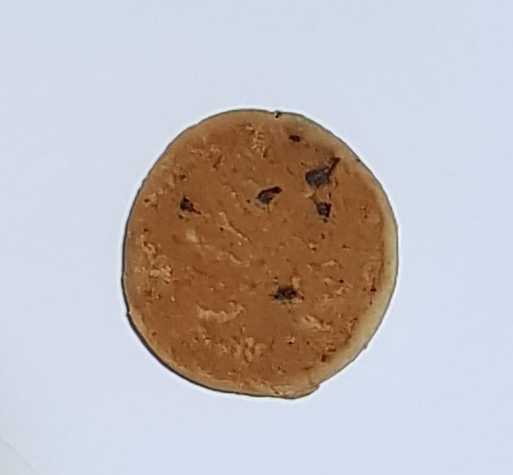
#> input picture Image Dataset/Blobs/Pre-processing/Cropped/Defect/Cropped - 10680043_186713 - Biscuit 6.png, 513 x 475 px; its folder holds only this picture in this run
$ python 'Images to Numpy.py'
#> lines starting #> are read from the running program, lines starting #| are printed output that depends on the picture
import numpy as np
import os
import cv2
from tqdm import tqdm
import random
import glob
import shutil
import image_edit
import time

fdirs = ['F:/### Sanabil Dissertation/Image Dataset/Blobs/Learning/Train',
         'F:/### Sanabil Dissertation/Image Dataset/Crack/Learning/Train',
         'F:/### Sanabil Dissertation/Image Dataset/Burns/Learning/Train']

NumpyData = 'F:/### Sanabil Dissertation/Disso_Scripts/Main_Code/NumpyData'

LABELS = ["Defect", "Non-Defect"]

input_files = glob.glob(str(NumpyData + '/*'))

for input_file in input_files:
    os.remove(input_file)

for fdir in fdirs:
    IMG_SIZE = 100
    Node_Inputs = []
    X = []
    y = []

    for category in LABELS:
        folder = os.path.join(fdir, category)
        all_images = glob.glob(str(f'{folder}' + "/*.png"))

        BinaryClass = LABELS.index(category)

        for img in tqdm(all_images):
            image = cv2.imread(img, cv2.IMREAD_GRAYSCALE)
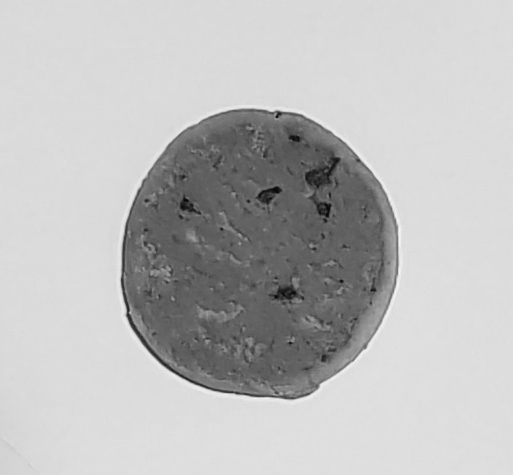
#> image: shape (475, 513); min 8, max 249, mean 188.2
            resized_image = cv2.resize(image, (IMG_SIZE, IMG_SIZE))
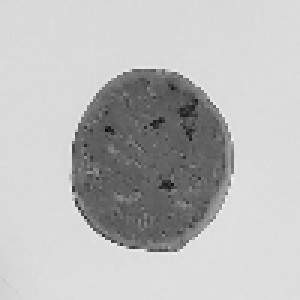
#> resized_image: shape (100, 100) (shown 3 times larger); min 14, max 239, mean 188.2
            Node_Inputs.append([resized_image, BinaryClass])

    random.shuffle(Node_Inputs)

    for features, label in Node_Inputs:
        X.append(features)
        y.append(label)

    X = np.array(X).reshape(-1, IMG_SIZE, IMG_SIZE, 1)
    y = np.array(y)

    X_filename = f'X-Data-{fdir[-20:-15]}.npy'
    y_filename = f'y-Data-{fdir[-20:-15]}.npy'

    np.save(X_filename, X)
    np.save(y_filename, y)

    shutil.move(X_filename, NumpyData)
    shutil.move(y_filename, NumpyData)
